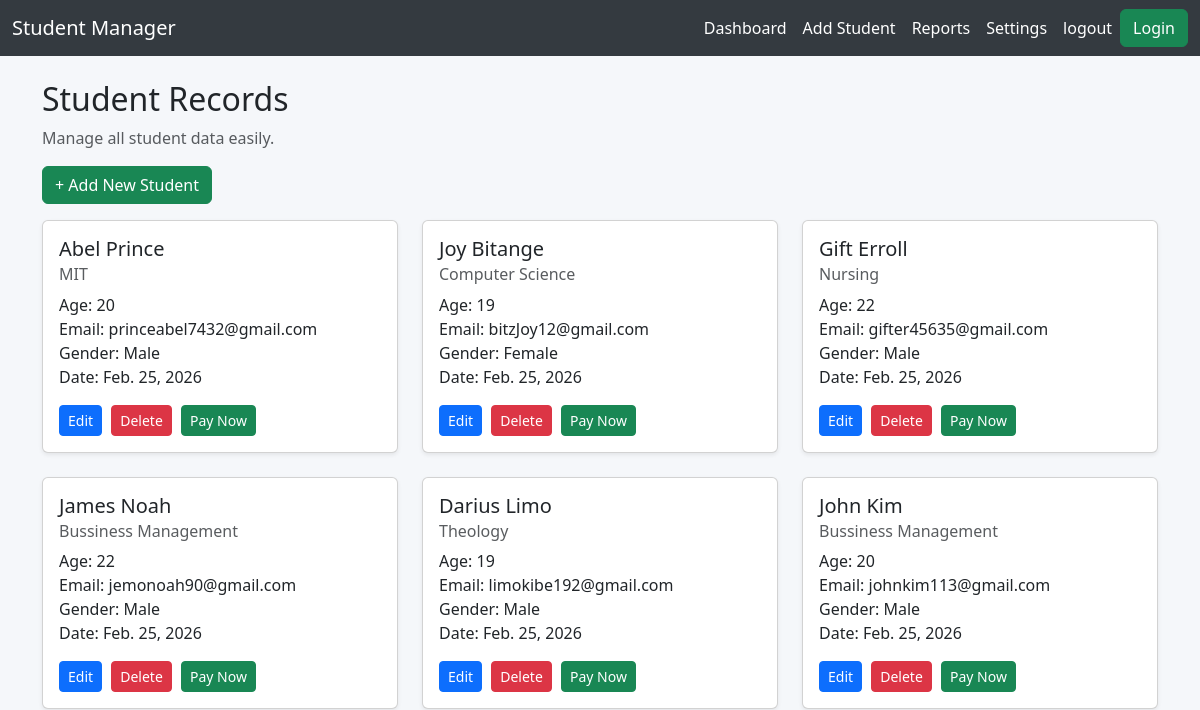
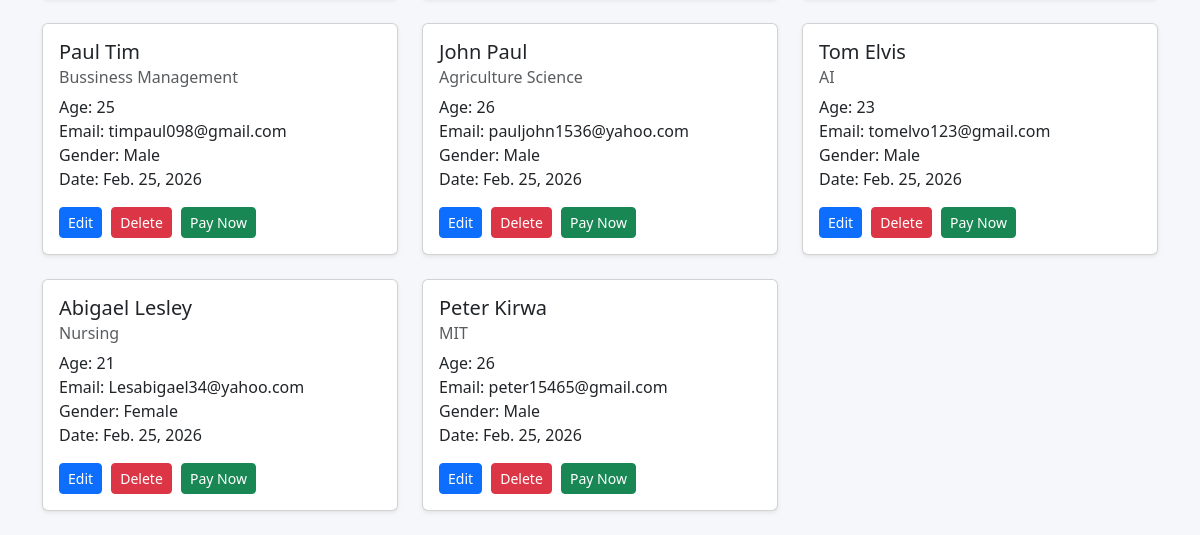
The app's page /dashboard/, older data (2 pictures, top to bottom).
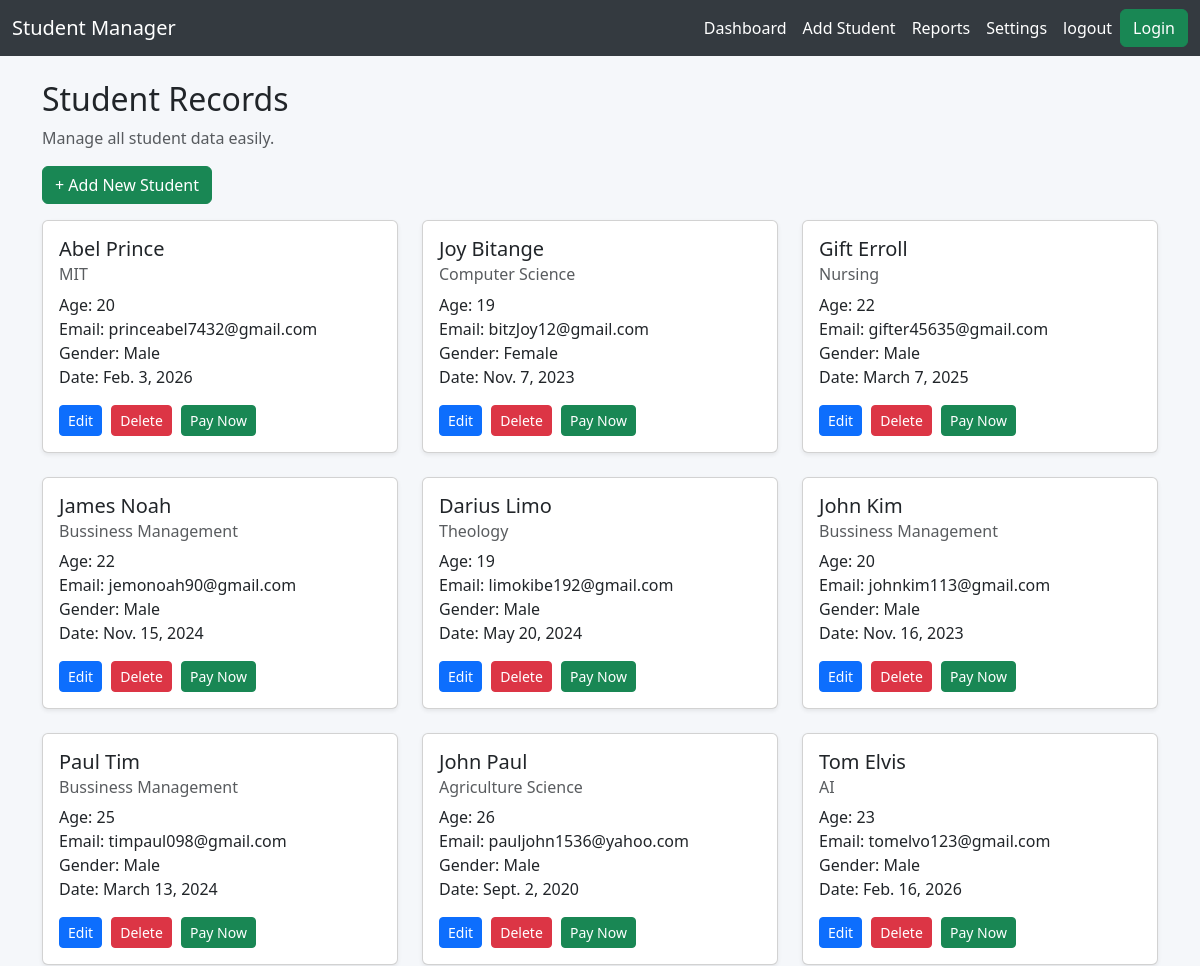
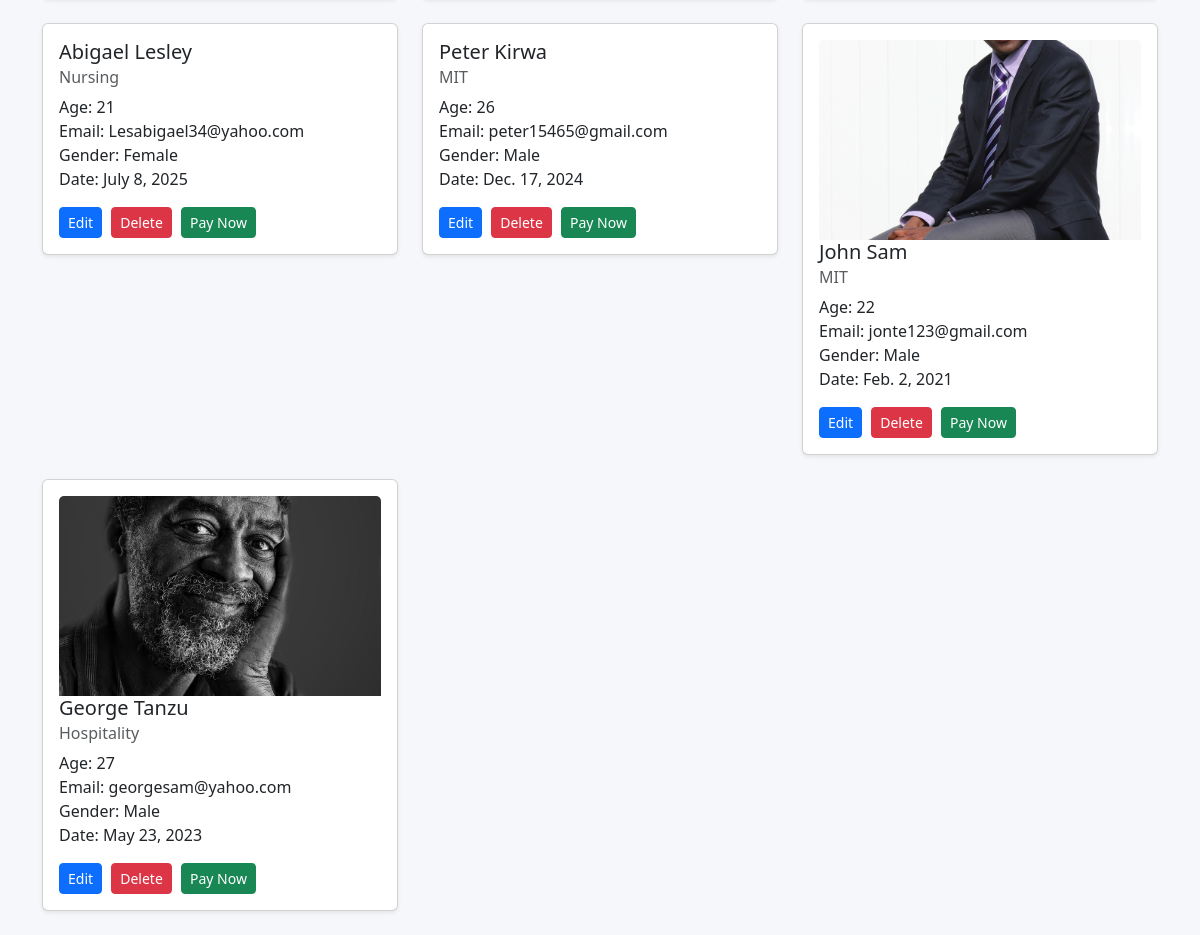
The same page, newer data (2 pictures, top to bottom).
### Dashboard/models.py (models this page shows, shortened)
class Student(models.Model):
    image = models.ImageField(upload_to='students/',null=True, blank=True)
    name = models.CharField(max_length=20)
    age = models.IntegerField()
    name = models.CharField(max_length=20)
    course = models.CharField(max_length=30)
    age = models.IntegerField()
    email = models.EmailField()
    gender = models.CharField(
        max_length=20,
        choices=[
            ('Male', 'Male'),
            ('Female', 'Female'),
        ],
        default='Male',)
    date = models.DateField(null=True)

### Dashboard/views.py (the view)
# urls.py: path('dashboard/', views.dashboard, name='dashboard'),
def dashboard(request):
    students = Student.objects.all()
    return render(request, 'dashboard.html', {'students': students})

### Dashboard/templates/dashboard.html (shortened to what this page needs)
{% load static %}
<html lang="en">
<head>
    <link href="https://cdn.jsdelivr.net/npm/bootstrap@5.3.0/dist/css/bootstrap.min.css" rel="stylesheet">
    <link rel="stylesheet" href="{% static 'css/main.css'%}">
</head>
<body>
<nav class="navbar navbar-expand-lg">
    <div class="container-fluid">
        <a class="navbar-brand" href="#">Student Manager</a>
        <div class="collapse navbar-collapse">
            <ul class="navbar-nav ms-auto">
                <li class="nav-item"><a class="nav-link" href="#">Dashboard</a></li>
                <li class="nav-item"><a class="nav-link" href="{% url 'add_student' %}">Add Student</a></li>
                <li class="nav-item"><a class="nav-link" href="#">Reports</a></li>
                <li class="nav-item"><a class="nav-link" href="#">Settings</a></li>
                <li class="nav-item"><a class="nav-link" href="{% url 'login' %}">logout</a></li>
            </ul>
            {% if user.is_authenticated %}
                <a href="{% url 'logout' %}" class="btn btn-danger">Logout</a>
            {% else %}
                <a href="{% url 'login' %}" class="btn btn-success">Login</a>
            {% endif %}
        </div>
    </div>
</nav>
<div class="container mt-4">
    <h2>Student Records</h2>
    <p class="text-muted">Manage all student data easily.</p>
    <div class="mb-3">
        <a href="{% url 'add_student' %}" class="btn btn-success">+ Add New Student</a>
    </div>
    <div class="row">
         {% for student in students %}
           <div class="col-md-4">
            <div class="card shadow-sm mb-4">
                <div class="card-body">
                    {% if student.image %}
                        <img src="{{ student.image.url }}" alt="" width="100px" class="card-img-top" style="height: 200px; object-fit: cover">
                    {% endif %}
                    <h5 class="card-title">{{ student.name }}</h5>
                    <h6 class="card-subtitle mb-2 text-muted">{{ student.course }}</h6>
                    <p class="card-text">Age: {{ student.age }}<br>Email: {{ student.email }}<br>Gender: {{ student.gender }}<br>Date: {{ student.date }}</p>
                    <div class="card-actions">
                        <a href="{% url 'update_student' student.id %}" class="btn btn-sm btn-primary">Edit</a>
                        <a href="#" class="btn btn-sm btn-danger">Delete</a>
                         <a href="{% url 'payment' student.id %}" class="btn btn-sm btn-success">Pay Now</a>
                    </div>
                </div>
            </div>
        </div>
         {% endfor %}
    </div>
</div>
</body>
</html>

### static/css/main.css (style rules this page uses)
body { background-color: #f5f7fa; }
.navbar { background-color: #343a40; }
.navbar-brand, .nav-link { color: white !important; }
.card-actions a { margin-right: 5px; }

Row changes from the older to the newer data that the page shows:
changed Student "Abel Prince": date "Feb. 25, 2026" → "Feb. 3, 2026"
changed Student "Joy Bitange": date "Feb. 25, 2026" → "Nov. 7, 2023"
changed Student "Gift Erroll": date "Feb. 25, 2026" → "March 7, 2025"
changed Student "James Noah": date "Feb. 25, 2026" → "Nov. 15, 2024"
changed Student "Darius Limo": date "Feb. 25, 2026" → "May 20, 2024"
changed Student "John Kim": date "Feb. 25, 2026" → "Nov. 16, 2023"
changed Student "Paul Tim": date "Feb. 25, 2026" → "March 13, 2024"
changed Student "John Paul": date "Feb. 25, 2026" → "Sept. 2, 2020"
changed Student "Tom Elvis": date "Feb. 25, 2026" → "Feb. 16, 2026"
changed Student "Abigael Lesley": date "Feb. 25, 2026" → "July 8, 2025"
changed Student "Peter Kirwa": date "Feb. 25, 2026" → "Dec. 17, 2024"
added Student: image (picture), name "John Sam", course "MIT", age "22", email "jonte123@gmail.com", gender "Male", date "Feb. 2, 2021"
added Student: image (picture), name "George Tanzu", course "Hospitality", age "27", email "georgesam@yahoo.com", gender "Male", date "May 23, 2023"
